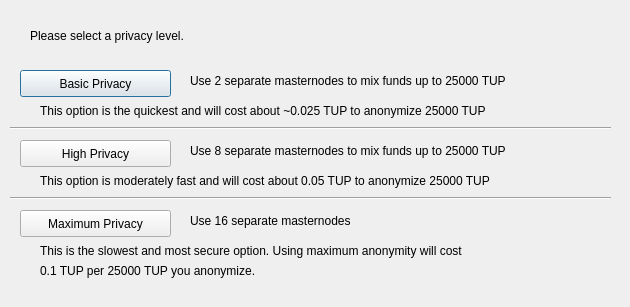
<?xml version="1.0" encoding="UTF-8"?>
<ui version="4.0">
 <class>ObfuscationConfig</class>
 <widget class="QDialog" name="ObfuscationConfig">
  <property name="geometry">
   <rect>
    <x>0</x>
    <y>0</y>
    <width>630</width>
    <height>307</height>
   </rect>
  </property>
  <property name="windowTitle">
   <string>Configure Obfuscation</string>
  </property>
  <widget class="QPushButton" name="buttonBasic">
   <property name="geometry">
    <rect>
     <x>20</x>
     <y>70</y>
     <width>151</width>
     <height>27</height>
    </rect>
   </property>
   <property name="text">
    <string>Basic Privacy</string>
   </property>
  </widget>
  <widget class="QPushButton" name="buttonHigh">
   <property name="geometry">
    <rect>
     <x>20</x>
     <y>140</y>
     <width>151</width>
     <height>27</height>
    </rect>
   </property>
   <property name="text">
    <string>High Privacy</string>
   </property>
  </widget>
  <widget class="QPushButton" name="buttonMax">
   <property name="geometry">
    <rect>
     <x>20</x>
     <y>210</y>
     <width>151</width>
     <height>27</height>
    </rect>
   </property>
   <property name="text">
    <string>Maximum Privacy</string>
   </property>
  </widget>
  <widget class="QLabel" name="label">
   <property name="geometry">
    <rect>
     <x>30</x>
     <y>20</y>
     <width>571</width>
     <height>31</height>
    </rect>
   </property>
   <property name="text">
    <string>Please select a privacy level.</string>
   </property>
  </widget>
  <widget class="QLabel" name="label_2">
   <property name="geometry">
    <rect>
     <x>190</x>
     <y>70</y>
     <width>421</width>
     <height>21</height>
    </rect>
   </property>
   <property name="text">
    <string>Use 2 separate masternodes to mix funds up to 25000 TUP</string>
   </property>
  </widget>
  <widget class="QLabel" name="label_3">
   <property name="geometry">
    <rect>
     <x>190</x>
     <y>140</y>
     <width>411</width>
     <height>21</height>
    </rect>
   </property>
   <property name="text">
    <string>Use 8 separate masternodes to mix funds up to 25000 TUP</string>
   </property>
  </widget>
  <widget class="QLabel" name="label_4">
   <property name="geometry">
    <rect>
     <x>190</x>
     <y>210</y>
     <width>421</width>
     <height>21</height>
    </rect>
   </property>
   <property name="text">
    <string>Use 16 separate masternodes</string>
   </property>
  </widget>
  <widget class="QLabel" name="label_6">
   <property name="geometry">
    <rect>
     <x>40</x>
     <y>100</y>
     <width>561</width>
     <height>21</height>
    </rect>
   </property>
   <property name="text">
    <string>This option is the quickest and will cost about ~0.025 TUP to anonymize 25000 TUP</string>
   </property>
  </widget>
  <widget class="QLabel" name="label_7">
   <property name="geometry">
    <rect>
     <x>40</x>
     <y>170</y>
     <width>561</width>
     <height>21</height>
    </rect>
   </property>
   <property name="text">
    <string>This option is moderately fast and will cost about 0.05 TUP to anonymize 25000 TUP</string>
   </property>
  </widget>
  <widget class="QLabel" name="label_8">
   <property name="geometry">
    <rect>
     <x>40</x>
     <y>240</y>
     <width>561</width>
     <height>21</height>
    </rect>
   </property>
   <property name="text">
    <string>This is the slowest and most secure option. Using maximum anonymity will cost</string>
   </property>
  </widget>
  <widget class="QLabel" name="label_9">
   <property name="geometry">
    <rect>
     <x>40</x>
     <y>260</y>
     <width>561</width>
     <height>21</height>
    </rect>
   </property>
   <property name="text">
    <string>0.1 TUP per 25000 TUP you anonymize.</string>
   </property>
  </widget>
  <widget class="Line" name="line">
   <property name="geometry">
    <rect>
     <x>10</x>
     <y>120</y>
     <width>601</width>
     <height>16</height>
    </rect>
   </property>
   <property name="orientation">
    <enum>Qt::Horizontal</enum>
   </property>
  </widget>
  <widget class="Line" name="line_2">
   <property name="geometry">
    <rect>
     <x>10</x>
     <y>190</y>
     <width>601</width>
     <height>16</height>
    </rect>
   </property>
   <property name="orientation">
    <enum>Qt::Horizontal</enum>
   </property>
  </widget>
 </widget>
 <resources/>
 <connections/>
</ui>
